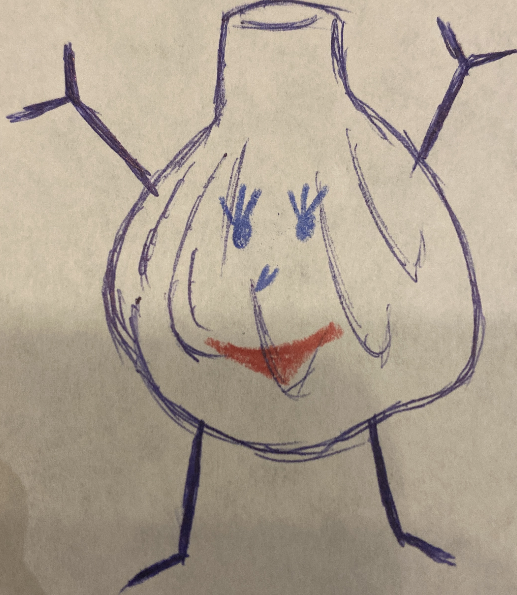
#> input picture Actual repo (EDUVISION)/AnimatedDrawings/examples/garlic_out/texture.png, 517 x 595 px
$ python adjust_joints.py garlic_out
#> lines starting #> are read from the running program, lines starting #| are printed output that depends on the picture; after the words box and inside, x2 and y2 are one past the last pixel; in counts of white or black regions, pixels touching at a corner belong together
import os
import sys
import argparse
import yaml
import cv2
from pathlib import Path

def load_yaml(path):
    with open(path, 'r') as f:
        return yaml.safe_load(f)

def save_yaml(path, data):
    with open(path, 'w') as f:
        yaml.dump(data, f, default_flow_style=False)

def update_joint_overlay(char_dir):
#> called with char_dir = 'garlic_out'
    char_cfg_path = os.path.join(char_dir, 'char_cfg.yaml')
    texture_path = os.path.join(char_dir, 'texture.png')
    overlay_path = os.path.join(char_dir, 'joint_overlay.png')

    if not os.path.exists(char_cfg_path) or not os.path.exists(texture_path):
        print(f"Error: Missing char_cfg.yaml or texture.png in {char_dir}")
        return

    cfg = load_yaml(char_cfg_path)
    img = cv2.imread(texture_path)
#> img is the input picture: shape (595, 517, 3); mean B, G, R 145.9, 161.7, 174.2
    if img is None:
        print(f"Error: Could not read texture image from {texture_path}")
        return

    joint_overlay = img.copy()
    for joint in cfg['skeleton']:
        x, y = joint['loc']
        name = joint['name']
        # Draw a white circle with black outline
        cv2.circle(joint_overlay, (int(x), int(y)), 7, (255, 255, 255), -1)
        cv2.circle(joint_overlay, (int(x), int(y)), 7, (0, 0, 0), 2)
        # Draw text label with shadow
        cv2.putText(joint_overlay, name, (int(x), int(y + 18)), cv2.FONT_HERSHEY_SIMPLEX, 0.5, (0, 0, 0), 2, cv2.LINE_AA)
        cv2.putText(joint_overlay, name, (int(x), int(y + 18)), cv2.FONT_HERSHEY_SIMPLEX, 0.5, (255, 255, 255), 1, cv2.LINE_AA)
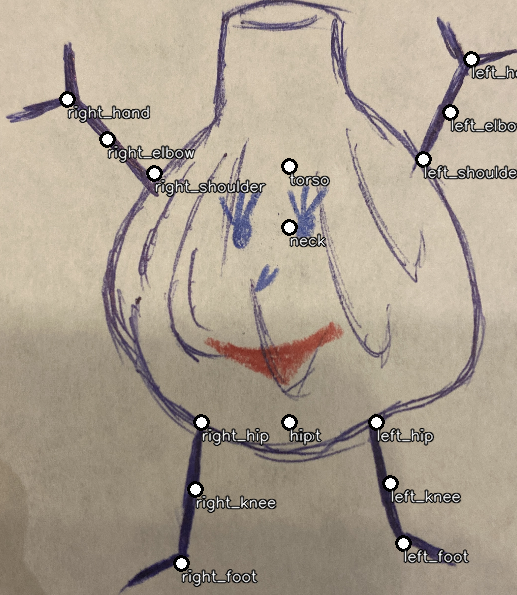
#> joint_overlay: shape (595, 517, 3); 4.89% of pixels changed, all inside (x1, y1, x2, y2) = (59, 51, 517, 588)

    cv2.imwrite(overlay_path, joint_overlay)
    print(f"Updated visual joint overlay at: {overlay_path}")

def main():
    parser = argparse.ArgumentParser(description="Tweak and visualize joint positions in char_cfg.yaml")
    parser.add_argument('char_dir', type=str, help="Path to character folder (e.g. examples/test3_out)")
    parser.add_argument('--joint', type=str, help="Name of joint to modify (e.g. neck, root, right_hand)")
    parser.add_argument('--x', type=int, help="New X coordinate for the joint")
    parser.add_argument('--y', type=int, help="New Y coordinate for the joint")
    parser.add_argument('--dx', type=int, help="X coordinate offset (shift left/right)")
    parser.add_argument('--dy', type=int, help="Y coordinate offset (shift up/down)")

    args = parser.parse_args()

    char_cfg_path = os.path.join(args.char_dir, 'char_cfg.yaml')
    if not os.path.exists(char_cfg_path):
        print(f"Error: {char_cfg_path} does not exist.")
        sys.exit(1)

    cfg = load_yaml(char_cfg_path)

    if args.joint:
        joint_found = False
        for joint in cfg['skeleton']:
            if joint['name'] == args.joint:
                joint_found = True
                curr_x, curr_y = joint['loc']

                # Apply absolute overrides
                new_x = args.x if args.x is not None else curr_x
                new_y = args.y if args.y is not None else curr_y

                # Apply relative offsets
                if args.dx is not None:
                    new_x += args.dx
                if args.dy is not None:
                    new_y += args.dy

                joint['loc'] = [int(new_x), int(new_y)]
                print(f"Moved joint '{args.joint}' from ({curr_x}, {curr_y}) -> ({new_x}, {new_y})")
                break

        if not joint_found:
            available_joints = [j['name'] for j in cfg['skeleton']]
            print(f"Error: Joint '{args.joint}' not found. Available: {available_joints}")
            sys.exit(1)

        save_yaml(char_cfg_path, cfg)

    # Re-generate overlay regardless
    update_joint_overlay(args.char_dir)

if __name__ == '__main__':
    main()
